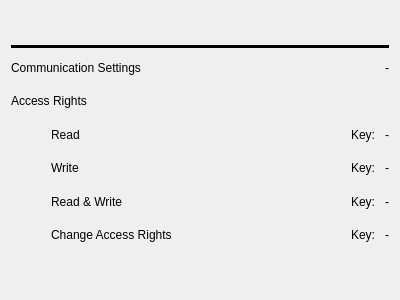
<?xml version="1.0" encoding="UTF-8"?>
<ui version="4.0">
 <class>FileWidget</class>
 <widget class="QWidget" name="FileWidget">
  <property name="geometry">
   <rect>
    <x>0</x>
    <y>0</y>
    <width>400</width>
    <height>300</height>
   </rect>
  </property>
  <property name="windowTitle">
   <string>Form</string>
  </property>
  <layout class="QVBoxLayout" name="verticalLayout">
   <item>
    <widget class="QWidget" name="fileWidget" native="true"/>
   </item>
   <item>
    <widget class="Line" name="line">
     <property name="frameShadow">
      <enum>QFrame::Plain</enum>
     </property>
     <property name="lineWidth">
      <number>5</number>
     </property>
     <property name="orientation">
      <enum>Qt::Horizontal</enum>
     </property>
    </widget>
   </item>
   <item>
    <layout class="QHBoxLayout" name="horizontalLayout">
     <item>
      <widget class="QLabel" name="label">
       <property name="text">
        <string>Communication Settings</string>
       </property>
      </widget>
     </item>
     <item>
      <spacer name="horizontalSpacer">
       <property name="orientation">
        <enum>Qt::Horizontal</enum>
       </property>
       <property name="sizeHint" stdset="0">
        <size>
         <width>40</width>
         <height>20</height>
        </size>
       </property>
      </spacer>
     </item>
     <item>
      <widget class="QLabel" name="communicationSettings">
       <property name="text">
        <string>-</string>
       </property>
      </widget>
     </item>
    </layout>
   </item>
   <item>
    <layout class="QHBoxLayout" name="horizontalLayout_2">
     <item>
      <widget class="QLabel" name="label_2">
       <property name="text">
        <string>Access Rights</string>
       </property>
      </widget>
     </item>
     <item>
      <spacer name="horizontalSpacer_2">
       <property name="orientation">
        <enum>Qt::Horizontal</enum>
       </property>
       <property name="sizeHint" stdset="0">
        <size>
         <width>40</width>
         <height>20</height>
        </size>
       </property>
      </spacer>
     </item>
    </layout>
   </item>
   <item>
    <layout class="QHBoxLayout" name="horizontalLayout_3">
     <item>
      <spacer name="horizontalSpacer_7">
       <property name="orientation">
        <enum>Qt::Horizontal</enum>
       </property>
       <property name="sizeType">
        <enum>QSizePolicy::Maximum</enum>
       </property>
       <property name="sizeHint" stdset="0">
        <size>
         <width>40</width>
         <height>20</height>
        </size>
       </property>
      </spacer>
     </item>
     <item>
      <widget class="QLabel" name="label_3">
       <property name="text">
        <string>Read</string>
       </property>
      </widget>
     </item>
     <item>
      <spacer name="horizontalSpacer_3">
       <property name="orientation">
        <enum>Qt::Horizontal</enum>
       </property>
       <property name="sizeHint" stdset="0">
        <size>
         <width>40</width>
         <height>20</height>
        </size>
       </property>
      </spacer>
     </item>
     <item>
      <widget class="QLabel" name="label_11">
       <property name="text">
        <string>Key: </string>
       </property>
      </widget>
     </item>
     <item>
      <widget class="QLabel" name="access_read">
       <property name="text">
        <string>-</string>
       </property>
      </widget>
     </item>
    </layout>
   </item>
   <item>
    <layout class="QHBoxLayout" name="horizontalLayout_4">
     <item>
      <spacer name="horizontalSpacer_8">
       <property name="orientation">
        <enum>Qt::Horizontal</enum>
       </property>
       <property name="sizeType">
        <enum>QSizePolicy::Maximum</enum>
       </property>
       <property name="sizeHint" stdset="0">
        <size>
         <width>40</width>
         <height>20</height>
        </size>
       </property>
      </spacer>
     </item>
     <item>
      <widget class="QLabel" name="label_4">
       <property name="text">
        <string>Write</string>
       </property>
      </widget>
     </item>
     <item>
      <spacer name="horizontalSpacer_4">
       <property name="orientation">
        <enum>Qt::Horizontal</enum>
       </property>
       <property name="sizeHint" stdset="0">
        <size>
         <width>40</width>
         <height>20</height>
        </size>
       </property>
      </spacer>
     </item>
     <item>
      <widget class="QLabel" name="label_12">
       <property name="text">
        <string>Key: </string>
       </property>
      </widget>
     </item>
     <item>
      <widget class="QLabel" name="access_write">
       <property name="text">
        <string>-</string>
       </property>
      </widget>
     </item>
    </layout>
   </item>
   <item>
    <layout class="QHBoxLayout" name="horizontalLayout_5">
     <item>
      <spacer name="horizontalSpacer_9">
       <property name="orientation">
        <enum>Qt::Horizontal</enum>
       </property>
       <property name="sizeType">
        <enum>QSizePolicy::Maximum</enum>
       </property>
       <property name="sizeHint" stdset="0">
        <size>
         <width>40</width>
         <height>20</height>
        </size>
       </property>
      </spacer>
     </item>
     <item>
      <widget class="QLabel" name="label_5">
       <property name="text">
        <string>Read &amp; Write</string>
       </property>
      </widget>
     </item>
     <item>
      <spacer name="horizontalSpacer_5">
       <property name="orientation">
        <enum>Qt::Horizontal</enum>
       </property>
       <property name="sizeHint" stdset="0">
        <size>
         <width>40</width>
         <height>20</height>
        </size>
       </property>
      </spacer>
     </item>
     <item>
      <widget class="QLabel" name="label_13">
       <property name="text">
        <string>Key: </string>
       </property>
      </widget>
     </item>
     <item>
      <widget class="QLabel" name="access_read_write">
       <property name="text">
        <string>-</string>
       </property>
      </widget>
     </item>
    </layout>
   </item>
   <item>
    <layout class="QHBoxLayout" name="horizontalLayout_6">
     <item>
      <spacer name="horizontalSpacer_10">
       <property name="orientation">
        <enum>Qt::Horizontal</enum>
       </property>
       <property name="sizeType">
        <enum>QSizePolicy::Maximum</enum>
       </property>
       <property name="sizeHint" stdset="0">
        <size>
         <width>40</width>
         <height>20</height>
        </size>
       </property>
      </spacer>
     </item>
     <item>
      <widget class="QLabel" name="label_6">
       <property name="text">
        <string>Change Access Rights</string>
       </property>
      </widget>
     </item>
     <item>
      <spacer name="horizontalSpacer_6">
       <property name="orientation">
        <enum>Qt::Horizontal</enum>
       </property>
       <property name="sizeHint" stdset="0">
        <size>
         <width>40</width>
         <height>20</height>
        </size>
       </property>
      </spacer>
     </item>
     <item>
      <widget class="QLabel" name="label_14">
       <property name="text">
        <string>Key: </string>
       </property>
      </widget>
     </item>
     <item>
      <widget class="QLabel" name="access_change_rights">
       <property name="text">
        <string>-</string>
       </property>
      </widget>
     </item>
    </layout>
   </item>
   <item>
    <spacer name="verticalSpacer">
     <property name="orientation">
      <enum>Qt::Vertical</enum>
     </property>
     <property name="sizeType">
      <enum>QSizePolicy::Maximum</enum>
     </property>
     <property name="sizeHint" stdset="0">
      <size>
       <width>20</width>
       <height>40</height>
      </size>
     </property>
    </spacer>
   </item>
  </layout>
 </widget>
 <resources/>
 <connections/>
</ui>
